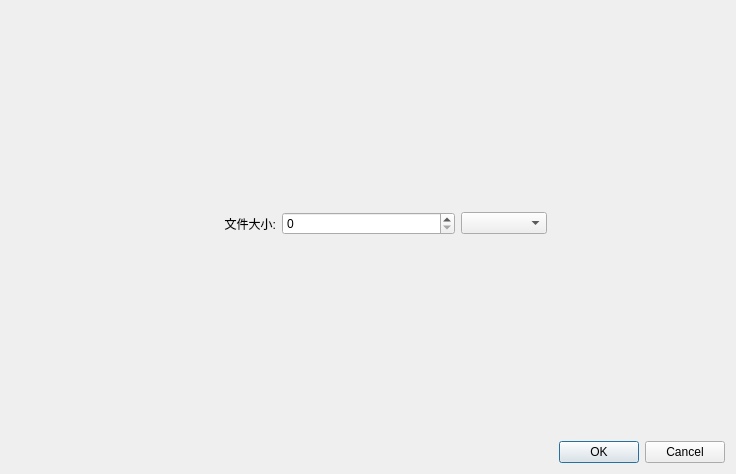
<?xml version="1.0" encoding="UTF-8"?>
<ui version="4.0">
 <class>FileBytesDialog</class>
 <widget class="QDialog" name="FileBytesDialog">
  <property name="geometry">
   <rect>
    <x>0</x>
    <y>0</y>
    <width>736</width>
    <height>474</height>
   </rect>
  </property>
  <property name="windowTitle">
   <string>Dialog</string>
  </property>
  <layout class="QVBoxLayout" name="verticalLayout">
   <item>
    <spacer name="verticalSpacer">
     <property name="orientation">
      <enum>Qt::Vertical</enum>
     </property>
     <property name="sizeHint" stdset="0">
      <size>
       <width>20</width>
       <height>182</height>
      </size>
     </property>
    </spacer>
   </item>
   <item>
    <layout class="QHBoxLayout" name="horizontalLayout_2" stretch="1,2,1">
     <item>
      <spacer name="horizontalSpacer">
       <property name="orientation">
        <enum>Qt::Horizontal</enum>
       </property>
       <property name="sizeHint" stdset="0">
        <size>
         <width>40</width>
         <height>20</height>
        </size>
       </property>
      </spacer>
     </item>
     <item>
      <layout class="QHBoxLayout" name="horizontalLayout" stretch="1,2,1">
       <item>
        <widget class="QLabel" name="label">
         <property name="text">
          <string>文件大小:</string>
         </property>
         <property name="alignment">
          <set>Qt::AlignRight|Qt::AlignTrailing|Qt::AlignVCenter</set>
         </property>
        </widget>
       </item>
       <item>
        <widget class="QSpinBox" name="spinBox">
         <property name="minimumSize">
          <size>
           <width>40</width>
           <height>0</height>
          </size>
         </property>
         <property name="baseSize">
          <size>
           <width>49</width>
           <height>0</height>
          </size>
         </property>
        </widget>
       </item>
       <item>
        <widget class="QComboBox" name="comboBox"/>
       </item>
      </layout>
     </item>
     <item>
      <spacer name="horizontalSpacer_2">
       <property name="orientation">
        <enum>Qt::Horizontal</enum>
       </property>
       <property name="sizeHint" stdset="0">
        <size>
         <width>40</width>
         <height>20</height>
        </size>
       </property>
      </spacer>
     </item>
    </layout>
   </item>
   <item>
    <spacer name="verticalSpacer_2">
     <property name="orientation">
      <enum>Qt::Vertical</enum>
     </property>
     <property name="sizeHint" stdset="0">
      <size>
       <width>20</width>
       <height>182</height>
      </size>
     </property>
    </spacer>
   </item>
   <item>
    <widget class="QDialogButtonBox" name="buttonBox">
     <property name="orientation">
      <enum>Qt::Horizontal</enum>
     </property>
     <property name="standardButtons">
      <set>QDialogButtonBox::Cancel|QDialogButtonBox::Ok</set>
     </property>
    </widget>
   </item>
  </layout>
 </widget>
 <resources/>
 <connections>
  <connection>
   <sender>buttonBox</sender>
   <signal>accepted()</signal>
   <receiver>FileBytesDialog</receiver>
   <slot>accept()</slot>
   <hints>
    <hint type="sourcelabel">
     <x>248</x>
     <y>254</y>
    </hint>
    <hint type="destinationlabel">
     <x>157</x>
     <y>274</y>
    </hint>
   </hints>
  </connection>
  <connection>
   <sender>buttonBox</sender>
   <signal>rejected()</signal>
   <receiver>FileBytesDialog</receiver>
   <slot>reject()</slot>
   <hints>
    <hint type="sourcelabel">
     <x>316</x>
     <y>260</y>
    </hint>
    <hint type="destinationlabel">
     <x>286</x>
     <y>274</y>
    </hint>
   </hints>
  </connection>
 </connections>
</ui>
